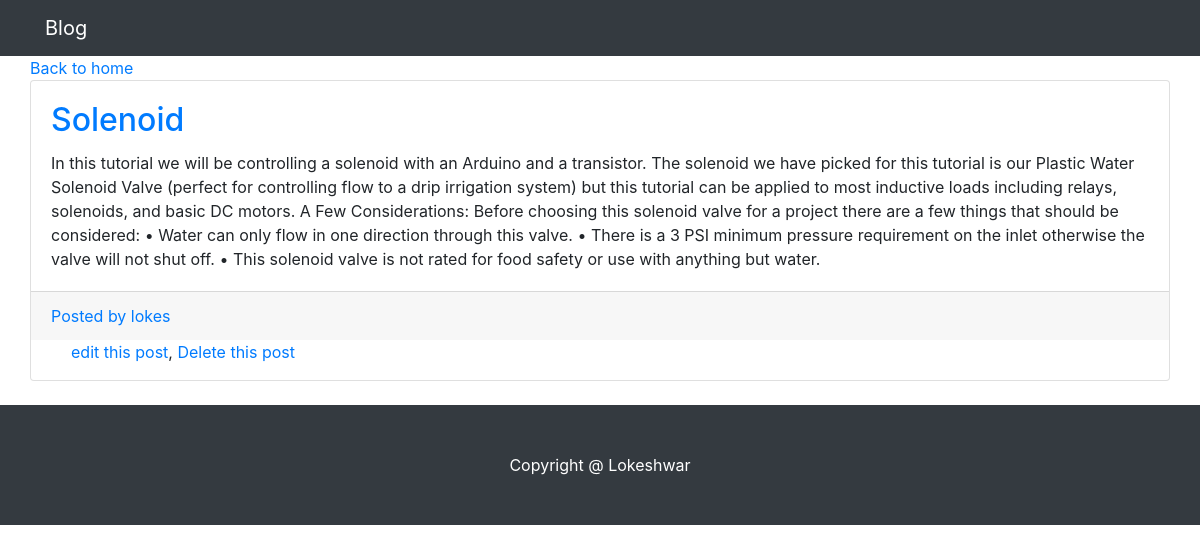
/detail/8/, run on the app's committed database.
### blog/models.py (models this page shows, shortened)
class Post(models.Model):
    title = models.CharField(max_length=15)
    text = models.TextField()
    author = models.ForeignKey('auth.user',on_delete=models.CASCADE,)
    date = models.DateTimeField(auto_now_add=True)

### blog/views.py (the view)
# urls.py: path('detail/<int:pk>/',views.PostDetailView.as_view(),name='detail'),
class PostDetailView(DetailView):
    model = Post
    template_name = 'entries/detail.html'
    context_object_name = 'blog'

### templates/entries/detail.html
{% extends 'entries/index.html' %}
{% block content %}
 <a href="{% url 'home' %}">Back to home</a>
   <div class="card mb-4">
          <div class="card-body">
            <a href="#"> <h2 class="card-title">{{ object.title }}</h2></a>
            <p class="card-text">{{ object.text }}</p>
          </div>
          <div class="card-footer text-muted">
            <a href="#">Posted by {{ object.author }}</a>
          </div>
       <ul>
       <a href="{% url 'post_edit' blog.pk %}">edit this post</a>,
       <a href="{% url 'post_delete' blog.pk  %}" >Delete this post</a>
           </ul>
        </div>
{% endblock %}

### static/entries/css/blog-home.css (style rules this page uses)
body { padding-top: 56px; }

### data on the page
Post: title "Solenoid", text "In this tutorial we will be controlling a solenoid with an Arduino and a transistor. The solenoid we have picked for this tutorial is our Plastic Water Solenoid Valve (perfect for controlling flow to a drip irrigation system) but this tutorial can be applied to most inductive loads including relays, solenoids, and basic DC motors. A Few Considerations: Before choosing this solenoid valve for a project there are a few things that should be considered: • Water can only flow in one direction through this valve. • There is a 3 PSI minimum pressure requirement on the inlet otherwise the valve will not shut off. • This solenoid valve is not rated for food safety or use with anything but water.", author "lokes"
